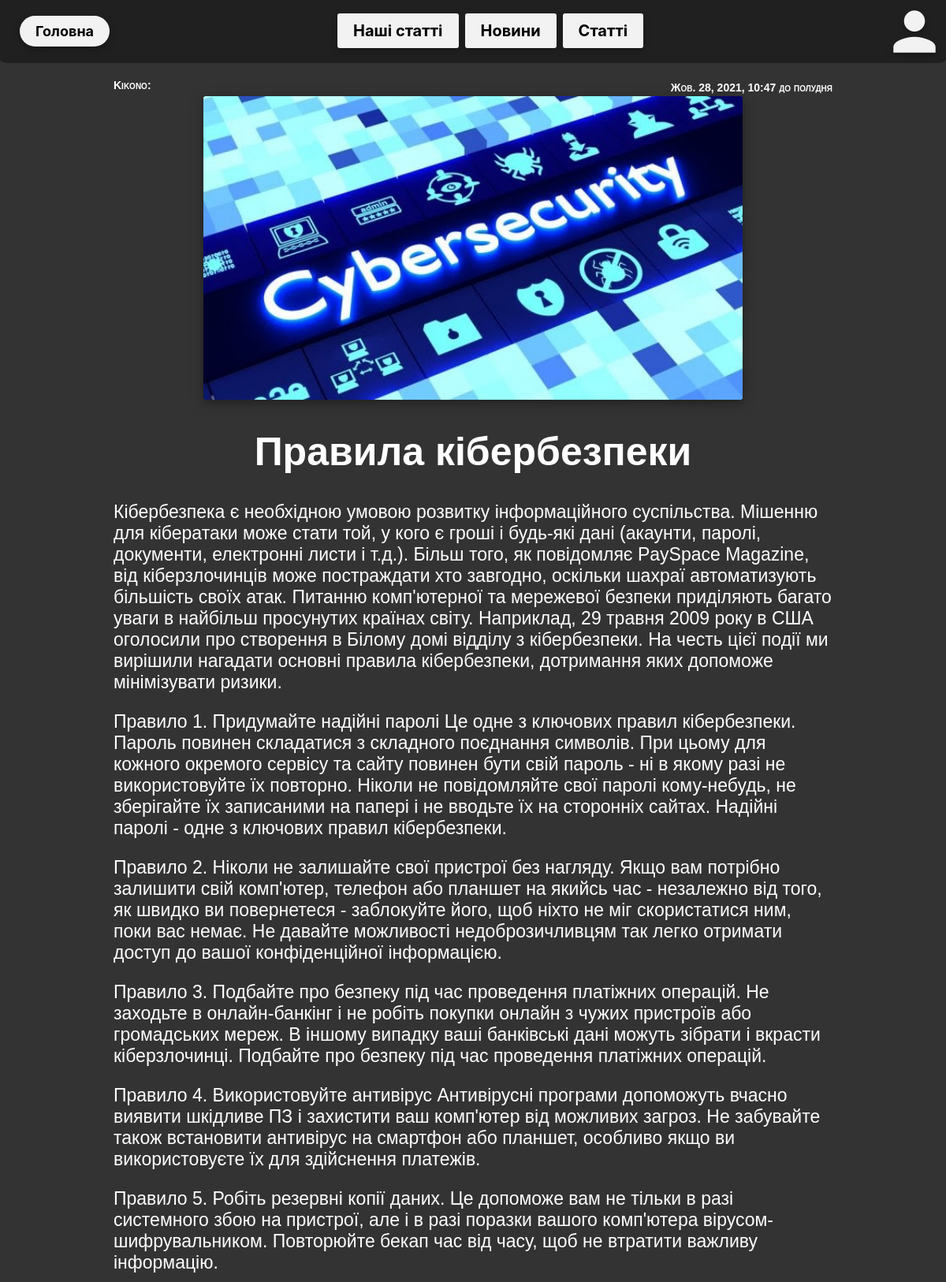
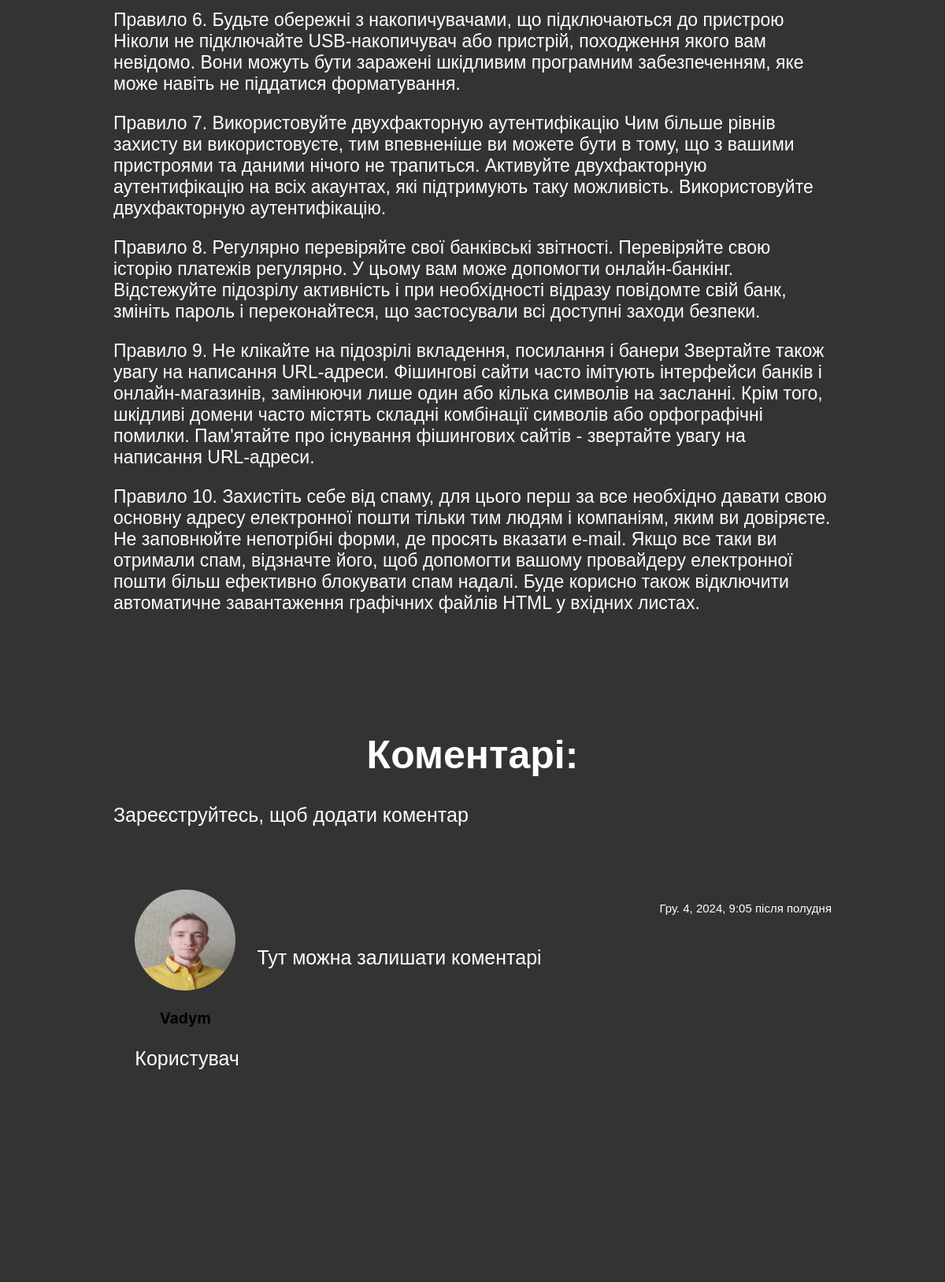
Page /article/edit/comment/20/8 (upper part) on the committed database (2 pictures, top to bottom).
### blog/models.py (models this page shows)
class Article(models.Model):
    image = models.ImageField(
        upload_to='article/image/',
        height_field=None,
        width_field=None,
        max_length=100
    )
    title = models.CharField(max_length=1000)
    text = models.TextField()
    create_date = models.DateTimeField(default=timezone.now)
    active = models.BooleanField(default=True)
    author = models.CharField(max_length=100, default="Anonimus")

class ArticleComment(models.Model):
    article = models.ForeignKey(
        Article, related_name='comments', on_delete=models.CASCADE
    )
    image = models.CharField(max_length=300, default="none")
    name = models.CharField(max_length=100)
    userid = models.CharField(max_length=1000, default=3)
    role = models.CharField(max_length=100, default="Користувач")
    body = models.TextField()
    created = models.DateTimeField(default=timezone.now)
    active = models.BooleanField(default=True)
    class Meta:
        ordering = ('created',)

### blog/views.py (the view)
# urls.py: path('article/edit/comment/<int:article_id>/<int:comment_id>',views.edit_article_comment,  name='article_comment_edit'),
def edit_article_comment(request, comment_id, article_id):
    islogin, style_file = get_info(request)
    res = get_object_or_404(Article, pk=article_id)
    article_text = res.text.split("\r\n")
    user = request.user.username
    comments = res.comments.filter(active=True)
    comments = reversed(comments)
    comment_to_edit = get_object_or_404(ArticleComment, id=comment_id)
    if request.method == 'POST':
        edit_comment_form = EditArticleCommentForm(
            request.POST,
            instance=comment_to_edit
        )
        if edit_comment_form.is_valid():
            edit_comment_form.save()
            return redirect(f"/article/{article_id}/")
        else:
            err = edit_comment_form.errors.as_data()
    else:
        comment_form = ArticleCommentForm()
        edit_comment_form = EditArticleCommentForm(instance=comment_to_edit)
    context = {
        'article': res,
        'islogin': islogin,
        'article_text': article_text,
        'user': user,
        'comments': comments,
        'comment_form': comment_form,
        'edit_comment_form': edit_comment_form,
        'comment_id': comment_id,
        'style_file': style_file
    }
    return render(request, 'article/edit_article_comment_page.html', context)

### blog/views.py (called while the page is built)
def get_style(request):
    if('theme' in request.COOKIES):
        file = request.COOKIES['theme']
    else:
        file = 'css/dark_theme.css'
    return(file)

def get_info(request):
    islogin = request.user.is_authenticated
    style_file = get_style(request)
    return(islogin, style_file)

### blog/templates/article/edit_article_comment_page.html (shortened to what this page needs)
{% load static %}
<!DOCTYPE html>
<html>
<head>
	{% include 'parts_of_page/pages_head.html' %}
</head>
<body>
	{% include 'parts_of_page/header.html' %}
	<main>
			<div class = "one_article" id="article">
					<p class="date">{{article.create_date}}</p>
					<p class="author">{{article.author}}:</p>
					{% if article.image %}
						<div class="img_div">
							<img src="{{ article.image.url }}" width="100%">
						</div>
					{% else %}
						<h2>Немає зображення</h2>
					{% endif %}
					<h1 class="title">{{article.title}}</h1>
					<div class = "article_text">
						{% for text in article_text %}
							<p>{{text}}</p>
						{% endfor %}
					</div>
				</div>
				<div class="comments_block">
					<h1 class="title">Коментарі:</h1>
					{% if islogin %}
						<div class="add_comment">
							<p>Написати коментар:</p>
							<form class="add_something" method="post">
								{% csrf_token %}
								<p>{{ comment_form.body }}</p>
								<button type="submit" class="button" style="float: right;">Добавити</button>
							</form>
						</div>
					{% else %}
						<p>Зареєструйтесь, щоб додати коментар</p>
					{% endif %}
					<div class="comment_list">
						{% for comment in comments %}
							{% if comment.pk != comment_id %}
								<div class="comment">
									<div class="info">
										<div class="image_div"><img src="{{comment.image}}" width="100%"></div>
										{% if 'Журналист' in comment.role %}
											<p style="; text-align: center; font-size: 20px;"><a href="{%url 'another_profile' user_id=comment.userid%}" class="username" style="color: rgb(0, 200, 100)">  {{ comment.name }} </a></p>
										{% elif style_file == 'css/light1.css' or style_file == 'css/purple_gold.css' %}
											<p style="; text-align: center; font-size: 20px;"><a href="{%url 'another_profile' user_id=comment.userid%}" class="username" style="color: black">  {{ comment.name }} </a></p>
										{% else %}
											<p style="; text-align: center; font-size: 20px;"><a href="{%url 'another_profile' user_id=comment.userid%}" class="username" style="color: black; ">  {{ comment.name }} </a></p>
										{% endif %}
										<p class="role"> {{ comment.role }} </p>
									</div>
									<p class="created"> {{ comment.created }} </p>
									<div class="text">
										<p>{{ comment.body }}</p>
									</div>
								</div>
							{% endif %}
						{% empty %}
							<p>Немає коментарів</p>
						{% endfor %}
					</div>
				</div>
	</main>
</body>
</html>

### blog/static/css/test22.css (style rules this page uses)
body, html { margin: 0 0 0 0; width: 100%; height: 100%; min-height: 700px; background-color: white; color: black; }
p { font-family:'Trebuchet MS', 'Lucida Sans Unicode', 'Lucida Grande', 'Lucida Sans', Arial, sans-serif; font-size: 25px; text-align: left; }
h1 { font-family: Verdana, Geneva, Tahoma, sans-serif; font-weight: 800; font-size: 50px; text-align: center; }
img { border-radius: 5px; }
main { margin-top: 100px; margin-bottom: 100px; margin-left: auto; margin-right: auto; width: 80%; min-height: 600px; }
.one_article { width: 95%; height: auto; margin-left: auto; margin-right: auto; margin-bottom: 20px; margin-top: 20px; }
.one_article img { border-radius: 3px; box-shadow: 0 4px 10px 0 rgba(0,0,0,.2), 0 4px 20px 0 rgba(0,0,0,.19); }
.one_article .date { font-family: sans-serif; float: right; margin-top: 3px; margin-bottom: 3px; font-size: 14px; font-variant: small-caps; font-weight: bold; }
.one_article .author { font-family: sans-serif; margin-top: 3px; margin-bottom: 3px; font-size: 14px; font-variant: small-caps; font-weight: bold; }
.one_article .article_text { width: 100%; margin-top: 20px; }
.one_article .article_text p { font-size:23px; }
.one_article .img_div { margin-right: auto; margin-left: auto; width: 75%; }
.article_text { width: 100%; margin-top: 20px; }
.article_text p { font-size: 28px; height: auto; }
a { font-family: -apple-system,BlinkMacSystemFont,"Segoe UI",Roboto,Oxygen-Sans,Ubuntu,Cantarell,"Helvetica Neue",sans-serif; color: #039be5; text-decoration: none; -webkit-tap-highlight-color: transparent; font-size: 19px; font-weight: bold; }
.comments_block { margin-top: 150px; height: auto; width: 95%; margin-left: auto; margin-right: auto; }
.comments_block .comment_list { margin-top: 80px; }
.comments_block .comment { height:auto; min-height:500px; }
.comments_block .text { width: 80%; height: auto; float: right; }
.comments_block .comment .info { width: 20%; float: left; }
.comments_block .comment .info .image_div { width: 70%; height: auto; margin-left: auto; margin-right: auto; }
.comments_block .comment .info .image_div img { border-radius: 50%; }
.comments_block .username { width: 70%; text-align: center; margin-left: auto; margin-right: auto; }
.comments_block .role { width: 70%; text-align: center; margin-left: auto; margin-right: auto; }
.comments_block .created { float: right; margin-left: auto; font-size: 15px; }

### blog/static/css/dark_theme.css (style rules this page uses)
body, html { color: white; background-color: #333; }
h1 { color: white; }
img { border-radius: 5px; }

### rows in the picture
Article: create_date "Жов. 28, 2021, 10:47 до полудня", author "Kikono", image (picture), title "Правила кібербезпеки"
ArticleComment: name "Vadym", role "Користувач", created "Гру. 4, 2024, 9:05 після полудня", body "Тут можна залишати коментарі"
